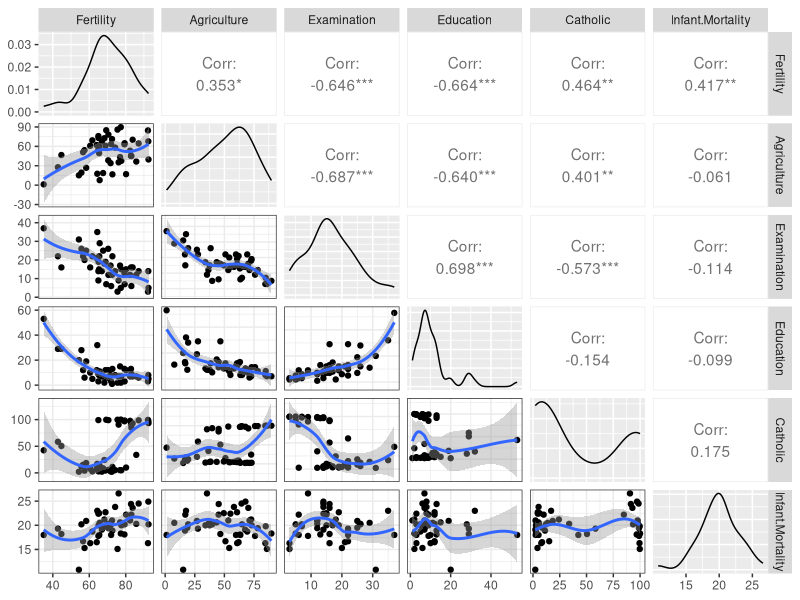
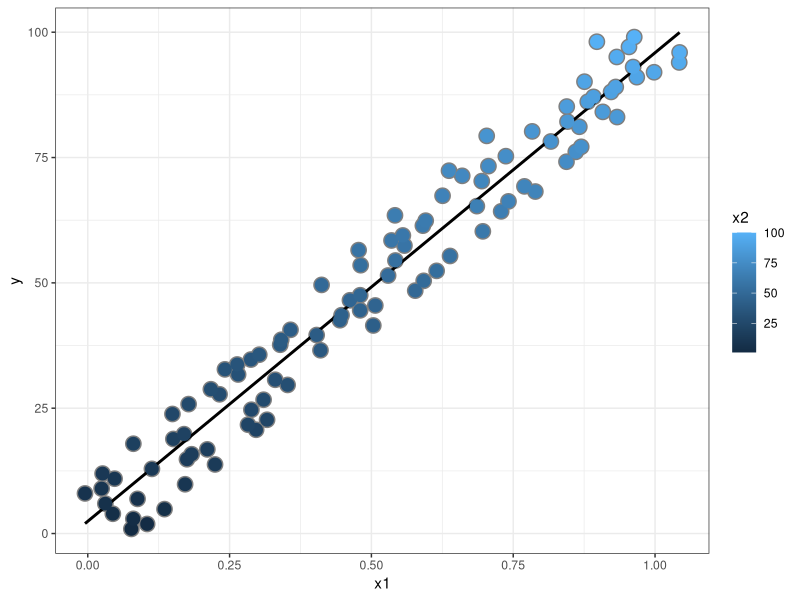
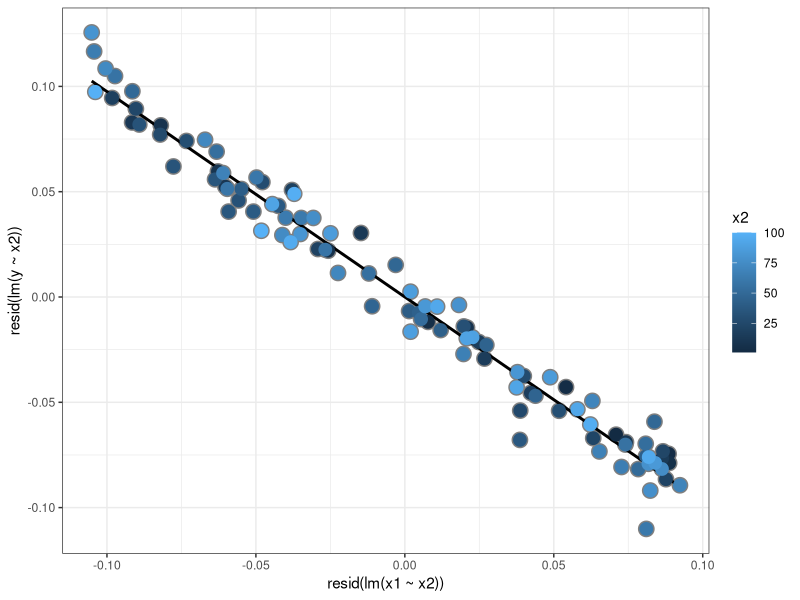
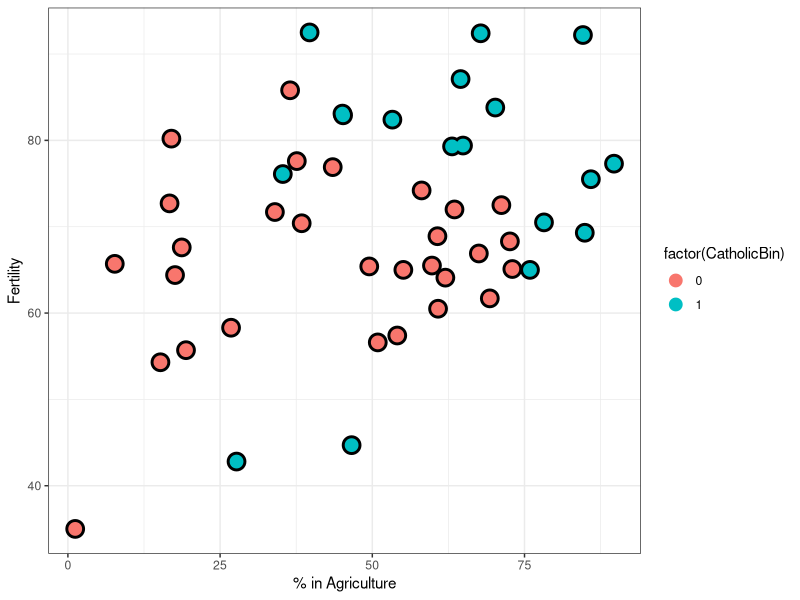
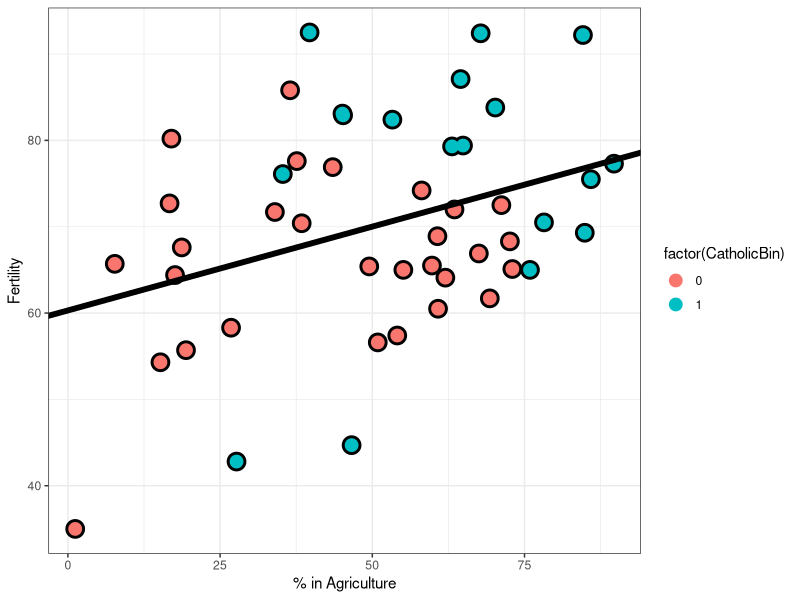
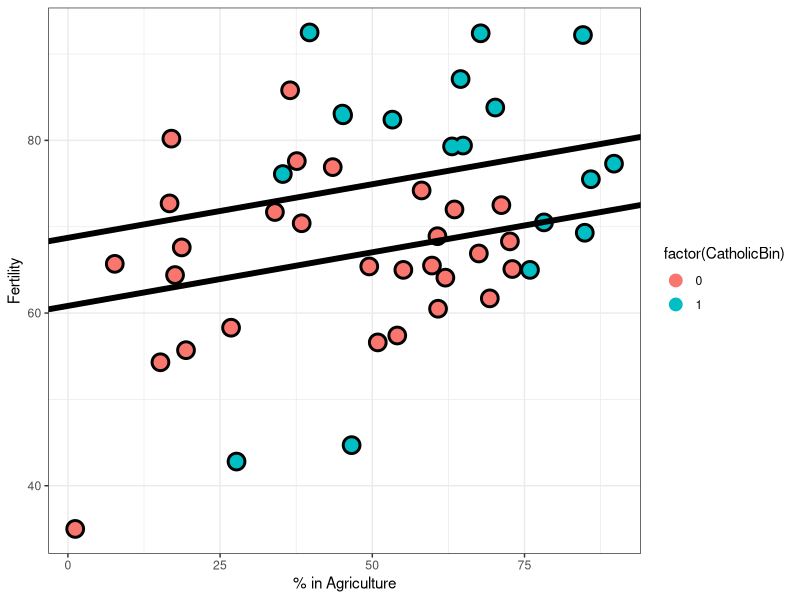
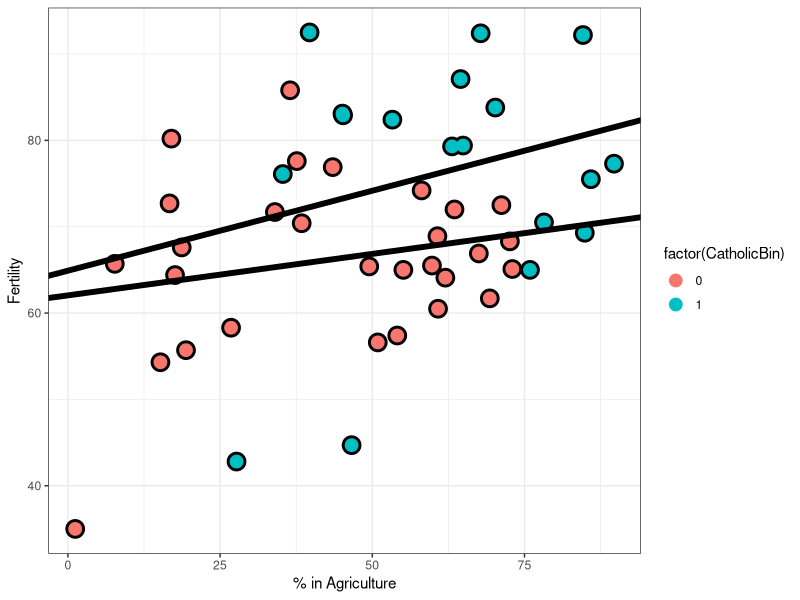

These charts were generated, in order, by the following R code:
## ---- chunk 1
require(datasets); data(swiss); require(GGally); require(ggplot2)
my_fn <- function(data, mapping, method="loess", ...){
      p <- ggplot(data = data, mapping = mapping) + 
      geom_point() + 
      geom_smooth(method=method, ...) + theme_bw()
      p
    }

# Default loess curve    
ggpairs(swiss, lower = list(continuous = my_fn))
## ---- chunk 2
modelo <- lm(Fertility ~ . , data = swiss)
summary(modelo)$coefficients
## ---- chunk 3
summary(lm(Fertility ~ Agriculture, data = swiss))$coefficients
## ---- chunk 4
n <- 100
x2 <- 1 : n
x1 <- .01 * x2 + runif(n, -.1, .1)
y = -x1 + x2 + rnorm(n, sd = .01)
summary(lm(y ~ x1))$coef
summary(lm(y ~ x1 + x2))$coef
## ---- chunk 5
dat = data.frame(y = y, x1 = x1, x2 = x2, ey = resid(lm(y ~ x2)), ex1 = resid(lm(x1 ~ x2)))
library(ggplot2)
g = ggplot(dat, aes(y = y, x = x1, colour = x2))
g = g + geom_point(colour="grey50", size = 5) + geom_smooth(method = lm, se = FALSE, colour = "black") 
g = g + geom_point(size = 4)  + theme_bw()
g
## ---- chunk 6
g2 = ggplot(dat, aes(y = ey, x = ex1, colour = x2))  
g2 = g2 + geom_point(colour="grey50", size = 5) + geom_smooth(method = lm, se = FALSE, colour = "black") + geom_point(size = 4) +ylab("resid(lm(y ~ x2))")+xlab("resid(lm(x1 ~ x2))") + theme_bw()
g2
## ---- chunk 7
library(dplyr); 
swiss = mutate(swiss, CatholicBin = 1 * (Catholic > 50))
## ---- chunk 8
g = ggplot(swiss, aes(x = Agriculture, y = Fertility, colour = factor(CatholicBin)))
g = g + geom_point(size = 6, colour = "black") + geom_point(size = 4)
g = g + xlab("% in Agriculture") + ylab("Fertility") + theme_bw()
g
## ---- chunk 9
summary(lm(Fertility ~ Agriculture, data = swiss))$coef
## ---- chunk 10
fit = lm(Fertility ~ Agriculture, data = swiss)
g1 = g
g1 = g1 + geom_abline(intercept = coef(fit)[1], slope = coef(fit)[2], size = 2)
g1
## ---- chunk 11
summary(lm(Fertility ~ Agriculture + factor(CatholicBin), data = swiss))$coef
## ---- chunk 12
fit = lm(Fertility ~ Agriculture + factor(CatholicBin), data = swiss)
g1 = g
g1 = g1 + geom_abline(intercept = coef(fit)[1], slope = coef(fit)[2], size = 2)
g1 = g1 + geom_abline(intercept = coef(fit)[1] + coef(fit)[3], slope = coef(fit)[2], size = 2)
g1
## ---- chunk 13
summary(lm(Fertility ~ Agriculture * factor(CatholicBin), data = swiss))$coef
## ---- chunk 14
fit = lm(Fertility ~ Agriculture * factor(CatholicBin), data = swiss)
g1 = g
g1 = g1 + geom_abline(intercept = coef(fit)[1], slope = coef(fit)[2], size = 2)
g1 = g1 + geom_abline(intercept = coef(fit)[1] + coef(fit)[3], 
                          slope = coef(fit)[2] + coef(fit)[4], size = 2)
g1
